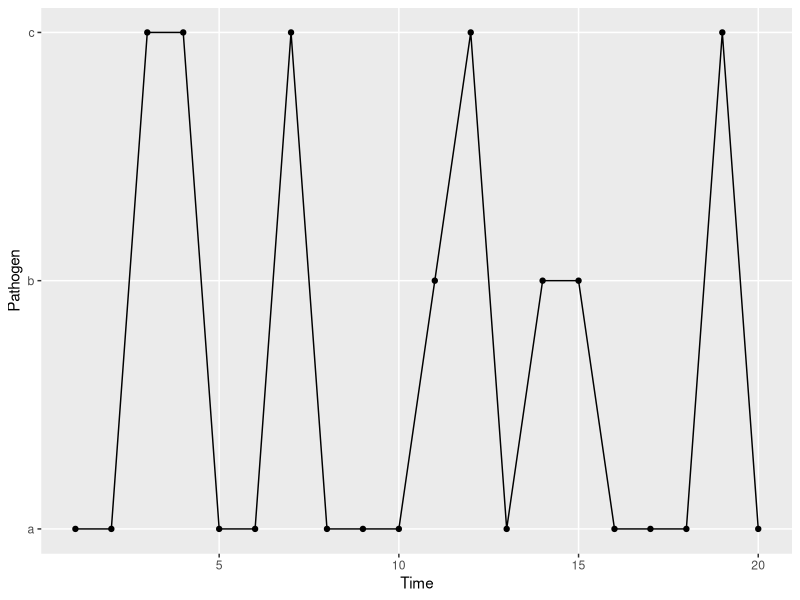
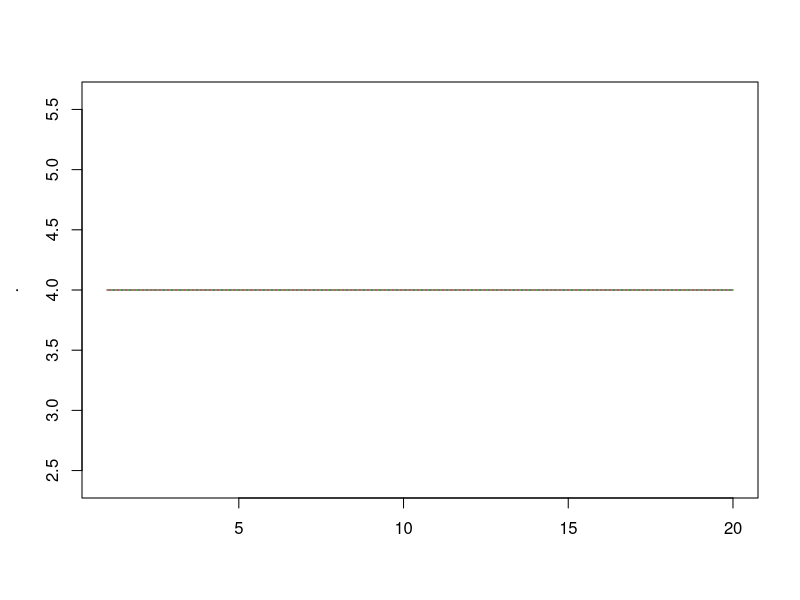
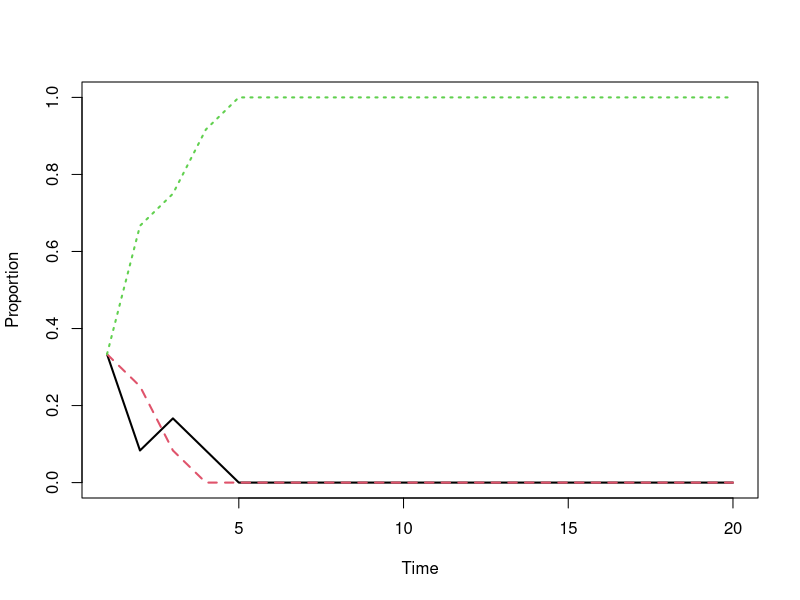

The R script that drew these images, in order:
## ---- chunk 1
rm(list = ls())
library(knitr)
oldSource <- knit_hooks$get("source")
knit_hooks$set(source = function(x, options) {
  x <- oldSource(x, options)
  x <- ifelse(!is.null(options$ref), paste0("\\label{", options$ref,"}", x), x)
  ifelse(!is.null(options$codecap), paste0("\\captionof{chunk}{", options$codecap,"}", x), x)
})
library(ggplot2)
library(testthat)
knitr::opts_chunk$set(cache = FALSE, fig.width = 7, fig.height = 4, 
                      out.extra = '', out.width = "0.6\\textwidth",
                      fig.align='center', fig.pos = "h")
set.seed(01011885)

# You might need to install the package rticles for the formatting to work.
# To build run
# rmarkdown::render('unit_testing.Rmd')
## ---- chunk 2
N <- 12 # infected individuals
t <- 20 # study length
# create the matrix to store the simulation data
I <- matrix(data = NA, nrow = t, ncol = N)

# Initialise the population at t = 1 with a fixed configuration
I[1,] <- rep(x = c("a", "b", "c"), length.out = N)

# At each time step, everyone is re-infected 
#   by someone from the previous time step.
for(t in seq(2, t)){
  I[t,] <- sample(x = I[t-1,], size = N)
}
## ---- chunk 3
library(ggplot2)
d1 <- data.frame(time = seq(t), pathogen = (I[, 1]), stringsAsFactors = TRUE)
ggplot(d1, aes(time, as.numeric(pathogen))) +
  geom_path() +
  geom_point() +
  scale_y_continuous(breaks = seq(3), labels = c('a', 'b', 'c')) +
  labs(y = 'Pathogen', x = 'Time') +
  theme(panel.grid.minor = element_blank())
## ---- chunk 4
apply(I, 1, function(x) table(factor(x, levels = c("a", "b", "c")))) %>% 
      t %>% matplot(type = 'l')
## ---- chunk 5
N <- 12
t <- 20

I <- matrix(data = NA, nrow = t, ncol = N)

I[1,] <- rep(x = c("a", "b", "c"), length.out = N)

for(t in seq(2, t)){
  I[t,] <- sample(x = I[t-1,], size = N, replace = TRUE)
}

## ---- chunk 6
(apply(I, 1, function(x) table(factor(x, levels = c("a", "b", "c")))) / N) %>% 
  t %>% 
  matplot(type = 'l', xlab = 'Time', ylab = 'Proportion', lwd = 2)
## ---- chunk 7
initialisePop <- function(t, N, pathogens){
  I <- matrix(data = NA, nrow = t, ncol = N)
  I[1,] <- rep(x = letters[1:pathogens], length.out = N)
  return(I)
}

updatePop <- function(x, t, N){
  x[t,] <- sample(x = x[t-1,], size = N, replace = TRUE)
  return(x)
}
## ---- chunk 8
pop1 <- initialisePop(t = 2, N = 3, pathogens = 2) 
expect_equal(pop1[1,], c("a", "b", "a"))

pop2 <- initialisePop(t = 2, N = 3, pathogens = 3) 
expect_equal(pop2[1,], c("a", "b", "c"))

pop3 <- initialisePop(t = 2, N = 4, pathogens = 2) 
expect_equal(pop3[1,], c("a", "b", "a", "b"))
## ---- chunk 9
pop1 <- initialisePop(t = 2, N = 3, pathogens = 3) 
expect_equal(dim(pop1), c(2, 3))

pop2 <- initialisePop(t = 6, N = 3, pathogens = 3) 
expect_equal(dim(pop2), c(6, 3))

pop3 <- initialisePop(t = 2, N = 20, pathogens = 3) 
expect_equal(dim(pop3), c(2, 20))

pop4 <- initialisePop(t = 2, N = 10, pathogens = 5) 
expect_equal(length(unique(pop4[1,])), 5)
## ---- chunk 10
pop1 <- initialisePop(t = 20, N = 12, pathogens = 3) 
# expect all except the first row are NAs
expect_true(all(is.na(pop1[-1,]))) 
# expect all 3 pathogens at t = 1
expect_true(all(c("a", "b", "c") %in% pop1[1,])) 

pop2 <- updatePop(pop1, t = 2, N = 12)
# after update expect 1st & 2nd row not to have NAs
expect_true(all(!is.na(pop2[1:2,]))) 
## ---- chunk 11
fullSim <- function(t, N, pathogens){
  pop <- initialisePop(t, N, pathogens) 
  for(i in seq(2, t)){
    pop <- updatePop(pop, i, N)
  }
  return(pop)
}

pop <- fullSim(t = 12, N = 20, pathogens = 3)
expect_true(!any(is.na(pop))) # expect no NAs
# expect all 3 pathogens contained within
expect_true(all(pop %in% c("a", "b", "c"))) 
## ---- chunk 12
chooseInfector <- function(N){
  sample(x = N, size = N, replace = TRUE)
}

newInfectionStatus <- function(old_status, infector_pathogen){
  old_status[infector_pathogen]
}

addInfectionStatus <- function(x, t, new_status){
  x[t,] <- new_status
}

updatePopCombined <- function(x, t, N){
  infector_pathogen <- chooseInfector(N)
  new_status <- newInfectionStatus(x[t-1,], infector_pathogen)
  x[t,] <- addInfectionStatus(x, t, new_status)
  return(x)
}
## ---- chunk 13
pop <- initialisePop(t = 2, N = 3, pathogens = 1) 
pop <- updatePop(pop, t = 2, N = 3)
expect_equal(pop[1,], pop[2,])
## ---- chunk 14
# Collapse each draw into a single string to make comparisons easier.
manyPops <- replicate(300, paste0(chooseInfector(N = 2), collapse = ""))
expect_true(all(manyPops %in% c("11", "22", "12", "21")))
## ---- chunk 15
set.seed(10261985)
n <- 1e3
infector_pathogen <- chooseInfector(n)

# If an individual infects more than one individual, 
expect_true(any(duplicated(infector_pathogen)))
## ---- chunk 16
set.seed(11121955)
manySims <- replicate(500, fullSim(t = 20, N = 40, pathogens = 3), 
                      simplify = FALSE)

# Define a function that calculates whether
#   whether the pathogen proportions are the
#   same in the first and last time point.
diffProportions <- function(x){
  !identical(table(x[1, ]), table(x[20, ]))
}

# Check that at least one simulation had 
# non-identical proportions.
expect_true(any(sapply(manySims, diffProportions)))
## ---- chunk 17
expect_error(pop <- fullSim(t = 1:100, N = 4))

fullSim3 <- function(t, N, pathogens){
  stopifnot(t > 1)
  stopifnot(length(t) == 1)
  pop <- initialisePop(t, N, pathogens) 
  for(i in seq(2, t)){
    pop <- updatePop(pop, i, N)
  }
  return(pop)
}
